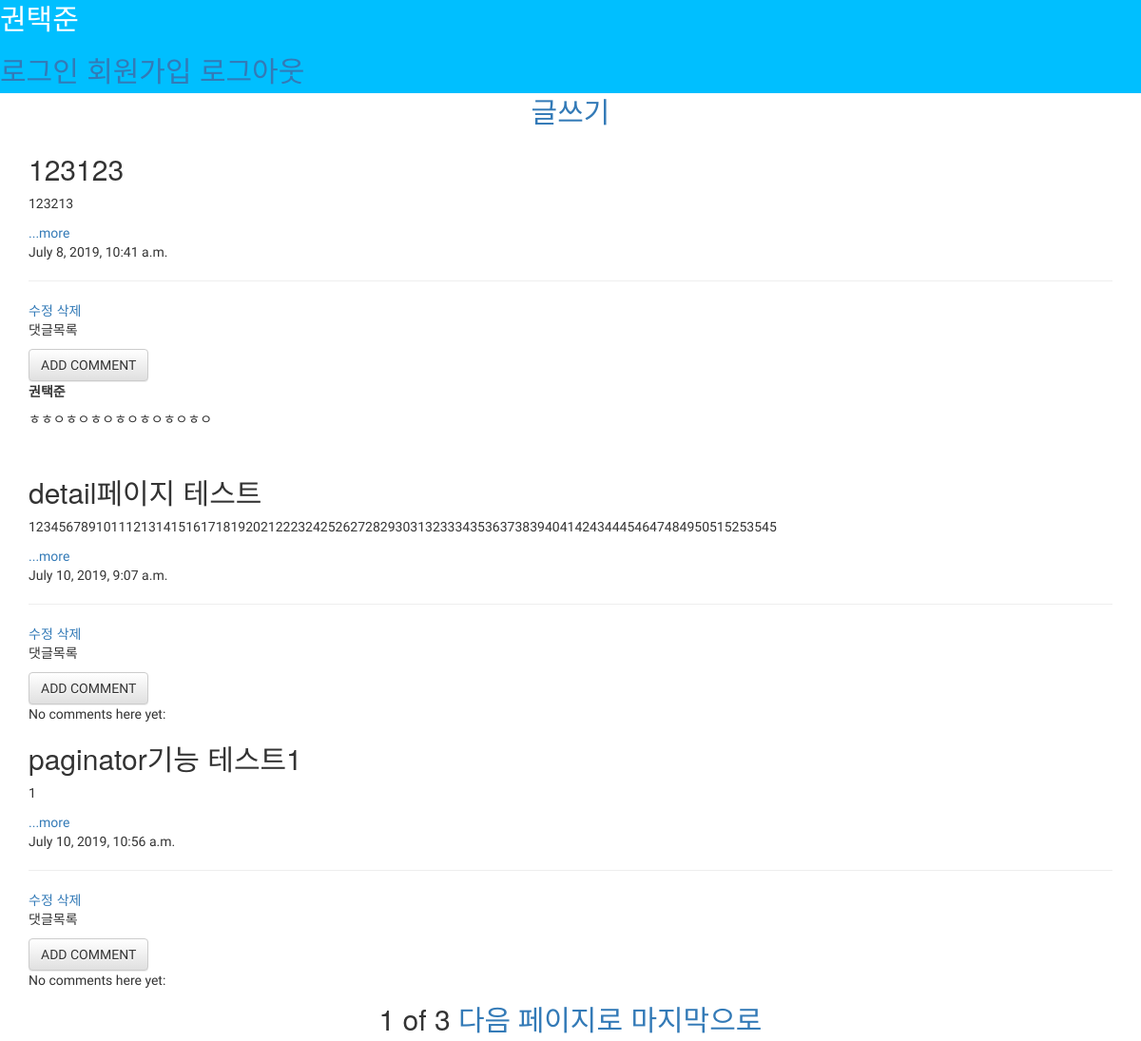
Page /funccrud/ on the committed database.
### viewcrud/models.py (models this page shows, shortened)
class Blog(models.Model):
    title = models.CharField(max_length=30)
    pub_date = models.DateTimeField('date published')
    body = models.TextField()
    def summary(self):
        return self.body[:100]

class Comment(models.Model):
    post = models.ForeignKey('viewcrud.Blog', on_delete=models.CASCADE,related_name='comments')
    author=models.CharField(max_length=200)
    text=models.TextField()
    approved_comment=models.BooleanField(default=False)

### viewcrud/views.py (the view)
# urls.py: path('', views.read, name = "home"),
def read(request):
    blogs = Blog.objects
    blogs_list = Blog.objects.all()
    paginator = Paginator(blogs_list,3)
    page = request.GET.get('page')
    posts = paginator.get_page(page)
    return render(request,'viewcrud/funccrud.html',{'blogs':blogs, 'posts':posts })

### viewcrud/templates/viewcrud/funccrud.html (shortened to what this page needs)
<!DOCTYPE html>
<html lang="ko">
<head>
<link rel="stylesheet" href="https://maxcdn.bootstrapcdn.com/bootstrap/3.3.2/css/bootstrap.min.css">
<link rel="stylesheet" href="https://maxcdn.bootstrapcdn.com/bootstrap/3.3.2/css/bootstrap-theme.min.css">
</head>
<body>
{%extends 'base.html'%}
{%block contents%}
<div class="container">
    <div class="writing2">
        <a class="writing text-center" href="{% url 'newblog' %}">글쓰기</a></div>
{% for blog in posts %}
<h2>{{blog.title}}</h2>
<p>{{blog.summary}}</p> <a href="{%url 'detail' blog.id%}">...more</a>
<p>{{blog.pub_date}}</p>
<hr>
<a href="{% url 'update' blog.id%}">수정</a>
<a class="delete" href="{% url 'delete' blog.id %}">삭제</a>
<p>댓글목록</p>
<a class="btn btn-default" href="{% url 'add_comment' pk=blog.pk %}">ADD COMMENT</a>
{% for comment in blog.comments.all %}
<div class="comment">
    <strong>{{ comment.author}}</strong>
    <p>{{comment.text|linebreaks}}</p>
    <br>
</div>
{%empty%}
<p>No comments here yet:</p>
{%endfor%}
{% endfor %}
    <div class="paginator">
<span>{{posts.number}}</span>
<span>of</span>
<span>{{posts.paginator.num_pages}}</span>
{%if posts.has_next%}
<a href="?page={{posts.next_page_number}}">다음 페이지로</a>
<a href="?page={{posts.paginator.num_pages}}">마지막으로</a>
{%endif%}
{%endblock%}

### viewcrud/templates/viewcrud/base.html (shortened to what this page needs)
<head>
<link rel="stylesheet" href="https://maxcdn.bootstrapcdn.com/bootstrap/3.3.2/css/bootstrap.min.css">
<link rel="stylesheet" href="https://maxcdn.bootstrapcdn.com/bootstrap/3.3.2/css/bootstrap-theme.min.css">
</head>
<body>
<div class="nav">
    <p>권택준</p>
    <a href="{% url 'login'%}">로그인</a>
    <a href="{% url 'signup'%}">회원가입</a>
    <a href="{% url 'logout'%}">로그아웃</a>
</div>
{%block contents%}
{%endblock%}
</body>

### viewcrud/templates/viewcrud/funccrud.html (style rules this page uses)
.paginator { text-align: center; font-size: 30px; }
.writing { font-size:30px; text-align: center; !important margin: 0 auto; width :100%; }
.writing2 { text-align: center; }
p,a,h1 { font-family: 'Do Hyeon', sans-serif; }

### viewcrud/templates/viewcrud/base.html (style rules this page uses)
.nav { background-color: deepskyblue; color : white; font-size:30px; }
p,a,h1 { font-family: 'Do Hyeon', sans-serif; }

### rows in the picture
Blog: title "123123", summary "123213", pub_date "July 8, 2019, 10:41 a.m."
Comment: author "권택준", text "ㅎㅎㅇㅎㅇㅎㅇㅎㅇㅎㅇㅎㅇㅎㅇ"
Blog: title "detail페이지 테스트", summary "1234567891011121314151617181920212223242526272829303132333435363738394041424344454647484950515253545", pub_date "July 10, 2019, 9:07 a.m."
Blog: title "paginator기능 테스트1", summary "1", pub_date "July 10, 2019, 10:56 a.m."

### other values in the picture
{{ posts.number }} "1"
{{ posts.paginator.num_pages }} "3"
